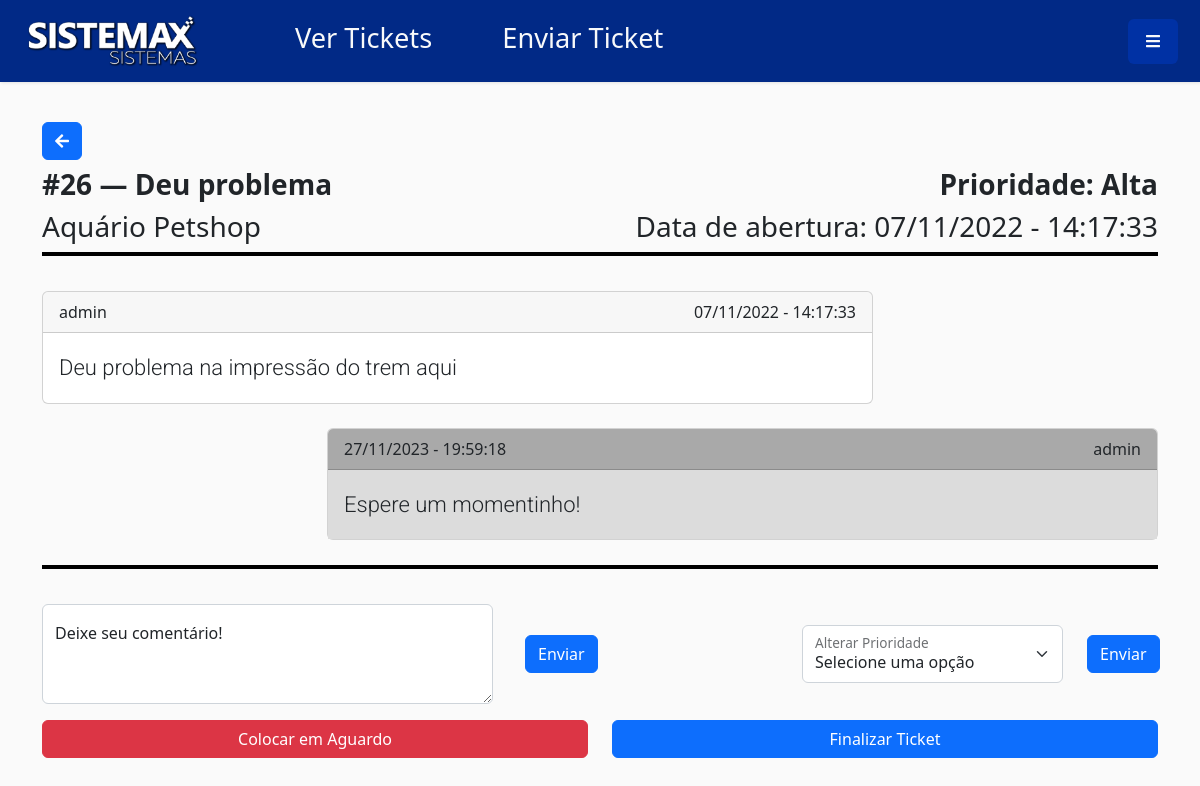
Page /ticket_adm.php?id=26 (signed in) on the committed database.
### tables this page shows
CREATE TABLE `ticket` (
  `id_ticket` int(5) NOT NULL,
  `id_topico_ticket` int(5) NOT NULL,
  `id_subtopico` int(5) NOT NULL,
  `titulo` varchar(50) NOT NULL,
  `detalhes` varchar(500) NOT NULL,
  `id_empresa_ticket` int(5) NOT NULL,
  `id_usuario` int(5) NOT NULL,
  `data_abertura` datetime NOT NULL,
  `data_encerramento` datetime DEFAULT NULL,
  `id_prioridade_ticket` int(5) NOT NULL,
  `id_status` int(5) NOT NULL
);

CREATE TABLE `prioridade` (
  `id` int(5) NOT NULL,
  `prioridade` varchar(15) NOT NULL,
  `ativo` tinyint(1) NOT NULL
);

CREATE TABLE `empresa` (
  `id_empresa` int(5) NOT NULL,
  `razao_social` varchar(50) NOT NULL,
  `empresa` varchar(50) NOT NULL,
  `cnpj` varchar(14) NOT NULL,
  `ativo` tinyint(1) NOT NULL,
  `data` datetime NOT NULL
);

CREATE TABLE `usuario` (
  `id_user` int(5) NOT NULL,
  `nome` varchar(220) NOT NULL,
  `email` varchar(265) NOT NULL,
  `senha` varchar(100) NOT NULL,
  `id_empresa_usuario` int(5) NOT NULL,
  `ativo_user` tinyint(1) NOT NULL,
  `data_criacao_user` datetime NOT NULL,
  `id_nivel` int(5) NOT NULL
);

CREATE TABLE `comentario` (
  `id` int(5) NOT NULL,
  `comentario` mediumtext NOT NULL,
  `id_usuario_comentario` int(5) NOT NULL,
  `id_ticket_comentario` int(5) NOT NULL,
  `datainsert` datetime NOT NULL
);

### ticket_adm.php (the view, shortened to what this page needs)
        <?php
    include 'bd/conexao.php';
?>
<!DOCTYPE html>
<html lang="pt-br">
    <head>
        <link href="https://cdn.jsdelivr.net/npm/bootstrap@5.2.0/dist/css/bootstrap.min.css" rel="stylesheet">
        <link rel="stylesheet" href="css/estilo.css">
        <link rel="stylesheet" href="css/meu-ticket.css">
        <link rel="stylesheet" href="css/ticket.css">
        <link rel="stylesheet" href="https://cdnjs.cloudflare.com/ajax/libs/malihu-custom-scrollbar-plugin/3.1.5/jquery.mCustomScrollbar.min.css">
    </head>
    <body style="font-family:'Segoe UI', Tahoma, Geneva, Verdana, sans-serif">
    <?php
        include 'componentes/navbar.php';
        $id_ticket = $_GET['id'];
        $sql_ticket = "SELECT * FROM ticket tic
         JOIN topico topi
         ON tic.id_topico_ticket = topi.id
         JOIN subtopico sub
         ON sub.id = tic.id_subtopico
         JOIN empresa emp
         ON emp.id_empresa = tic.id_empresa_ticket
         JOIN usuario us
         ON us.id_user = tic.id_usuario
         JOIN prioridade pri
         ON pri.id = tic.id_prioridade_ticket
         JOIN status sta
         ON sta.id = tic.id_status
         WHERE tic.id_ticket = " . " '$id_ticket'";
        $ticket = $mysqli->query($sql_ticket);
        while($user_data = mysqli_fetch_assoc($ticket)){
            $date = $user_data['data_abertura'];
            $data = date_create($date);
            $data_formatada = date_format($data, 'd/m/Y - H:i:s');
            $data_abertura = $data_formatada;
            $status = $user_data['status'];
            $prioridade = $user_data['prioridade'];
            $titulo =  $user_data['titulo'];
            $empresa = $user_data['empresa'];
            $detalhes = $user_data['detalhes'];
            $username = $user_data['nome'];
        }
    ?>
    <div class="container">
        <a href="meu_ticket.php" >
            <button type="button" class="btn btn-primary mb-2">
                <i class="fas fa-arrow-left"></i>
            </button>
        </a>
        <div class="row justify-content-start d-flex">
            <div class="col-6 justify-content-start d-flex">
                <h3 class=""><b><?php echo "#" . $id_ticket . " — " . $titulo ;?></b></h3>
            </div>
            <div class="col-6 text-end">
                <h3 class=""><b><?php echo "Prioridade: " . $prioridade;?></b></h3>
            </div>
        </div>
        <div class="row row justify-content-start d-flex">
            <div class="col-5 text-start">
                <h3> <?php echo $empresa; ?></h3>
            </div>
            <div class="col-7 justify-content-end d-flex">
                <h3><?php echo "Data de abertura: " . $data_abertura; ?></h3>
            </div>
        </div>
        <div class="row row justify-content-start d-flex" style="margin-top:-15px ;">
            <div class="col-12">
                <hr style="opacity:100%; border: none; height: 4px; background: black; margin-bottom: 35px;"></hr>
            </div>
        </div>
        <div class="row d-flex justify-content-end">
            <div class="col-9">
                <div class="row">
                    <div class="col-12">
                        <div class="card">
                            <div class="card-header ">
                                <div class="row">
                                    <div class="col-6 text-start">
                                        <?php echo $username; ?>
                                    </div>
                                    <div class="col-6 text-end">
                                        <?php echo $data_formatada; ?>
                                    </div>
                                </div>
                            </div>
                            <div class="card-body">
                                <blockquote class="blockquote mb-0">
                                    <p class="text-dark"><?php echo $detalhes; ?></p>
                                </blockquote>
                            </div>
                        </div>
                    </div>
                </div>
            </div>
            <div class="col-3 d-flex">
            </div>
        </div>
        <br>
        <?php
            $sql_comentario = "SELECT * FROM comentario coment
                                JOIN ticket tic
                                ON tic.id_ticket = coment.id_ticket_comentario
                                JOIN usuario user
                                ON user.id_user = coment.id_usuario_comentario
                                WHERE id_ticket = " . " '$id_ticket'";
            $result_comentario = $mysqli->query($sql_comentario);
            $linhas = mysqli_num_rows($result_comentario);
            if($linhas > 0){
                while($user_data = mysqli_fetch_assoc($result_comentario)){
                    $date = $user_data['datainsert'];
                    $data = date_create($date);
                    $data_formatada_comentario = date_format($data, 'd/m/Y - H:i:s');
                    $data_abertura_comentario = $data_formatada_comentario;
                    $comentario = $user_data['comentario'];
                    $username_comentario = $user_data['nome'];
                    ?>
                        <div class="row d-flex justify-content-end">
                            <div class="col-3 d-flex">
                            </div>
                            <div class="col-9 ">
                                <div class="row">
                                    <div class="col-12">
                                        <div class="card">
                                            <div class="card-header cor_resposta_titulo">
                                                <div class="row">
                                                    <div class="col-6 text-start">
                                                        <?php echo $data_abertura_comentario; ?>
                                                    </div>
                                                    <div class="col-6 text-end">
                                                        <?php echo $username_comentario; ?>
                                                    </div>
                                                </div>
                                            </div>
                                            <div class="card-body cor_resposta">
                                                <blockquote class="blockquote mb-0">
                                                    <p class="text-dark"><?php echo $comentario; ?></p>
                                                </blockquote>
                                            </div>
                                        </div>
                                    </div>
                                </div>
                            </div>
                        </div>
                        <br>
                    <?php
                }
            }
        ?>
        <div class="row row justify-content-start d-flex" style="margin-top:-15px ;">
            <div class="col-12">
                <hr style="opacity:100%; border: none; height: 4px; background: black; margin-bottom: 35px;"></hr>
            </div>
        </div>
        <div class="row align-items-center ">
            <div class="col-5">
                <form action="action/salvar_comentario.php" method="POST">
                <div class="form-floating">
                    <textarea class="form-control" placeholder="Seu comentário" id="resposta" name="resposta" style="height: 100px"></textarea>
                    <label for="floatingTextarea2">Deixe seu comentário!</label>
                </div>
            </div>
            <div class="col-1">
                    <button type="submit" value="enviar_resposta" name="enviar_resposta" id="enviar_resposta" class="btn btn-primary ms-2">Enviar</button>
            </div>
            <div class="col-3">
                <form action="action/alterar_prioridade.php" method="post">
                <div class="form-floating">
                    <select class="form-select" name="prioridade" id="prioridade" required>
                        <option selected value="4" >Selecione uma opção</option>
                    </select>
                    <label for="floatingSelectGrid">Alterar Prioridade</label>
                </div>
            </div>
            <div class="col-1">
                    <button type="submit" value="btnalterarprioridade" name="btnalterarprioridade" id="btnalterarprioridade" class="btn btn-primary">Enviar</button>
            </div>
        </div>
        <div class="row mt-3 mb-5">
            <div class="col-6"> <?php
                    if($status == 'Em aguardo'){
                        ?>
                        <div class="d-grid gap-2">
                                <button disabled class="btn btn-dark" name="btnaguardo" id="btnaguardo" type="button">Colocar em Aguardo</button>
                            </div>
                        <?php
                    }else{
                        ?>
                        <form action="action/emaguardo.php" method="post">
                            <div class="d-grid gap-2">
                                <button class="btn btn-danger" name="btnaguardo" id="btnaguardo" type="submit">Colocar em Aguardo</button>
                            </div>
                        </form>
                    <?php
                    }
                ?>
            </div>
            <div class="col-6">
                <?php
                    if($status == 'Resolvido'){
                        ?>
                        <div class="d-grid gap-2">
                            <button disabled class="btn btn-dark" name="btnfinalizar" id="btnfinalizar" type="button">Finalizar Ticket</button>
                        </div>
                        <?php
                    }else{
                        ?>
                        <form action="action/finalizar.php" method="post">
                            <div class="d-grid gap-2">
                                <button class="btn btn-primary" name="btnfinalizar" id="btnfinalizar" type="submit">Finalizar Ticket</button>
                            </div>
                        </form>
                    <?php
                    }
                ?>
            </div>
        </div >
    </div>
</body>
</html>

### css/estilo.css (style rules this page uses)
body { font-family: 'Roboto', sans-serif; background: #fafafa; }
p { font-family: 'Roboto', sans-serif; font-size: 1.1em; font-weight: 300; line-height: 1.7em; color: #999; }
a, a:hover, a:focus { color: inherit; text-decoration: none; transition: all 0.3s; }

### css/ticket.css (style rules this page uses)
.cor_resposta { background-color:gainsboro; }
.cor_resposta_titulo { background-color: darkgray; }

### css/navbar.css (style rules this page uses)
* { margin: 0; padding: 0; box-sizing: border-box; }

### rows in the picture
ticket: titulo "Deu problema", id_prioridade_ticket.prioridade "Alta", id_empresa_ticket.empresa "Aquário Petshop", data_abertura "07/11/2022 - 14:17:33", id_usuario.nome "admin", detalhes "Deu problema na impressão do trem aqui"
comentario: datainsert "27/11/2023 - 19:59:18", id_usuario_comentario.nome "admin", comentario "Espere um momentinho!"

### other values in the picture
$id_ticket "26"
